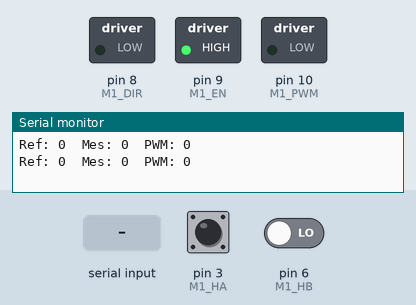
Recording of a sketch running on a simulated Arduino Uno, built with avr-gcc and run on an emulated ATmega328P. On the bench: switched loads named in the sketch (green lamp = pin HIGH), the last lines printed to the serial monitor. The inputs (shaded band) are chosen by the test bench; at power-on: pin 3 (M1_HA) HIGH, pin 6 (M1_HB) LOW.

Above: at 1.2 s.
1.3 s: pin 3 (M1_HA) pulled LOW for 0.15 s
At 1.8 s:
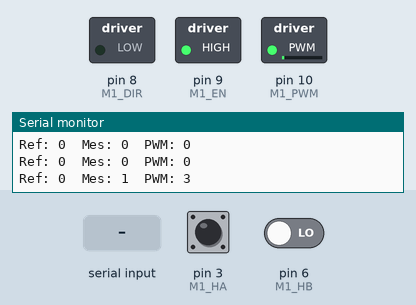
2.9 s: "5\n" received over Serial
At 4.3 s:
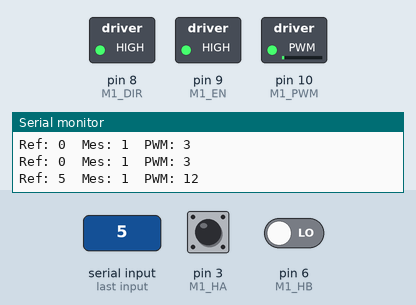
5.4 s: "90\n" received over Serial
At 7.4 s:
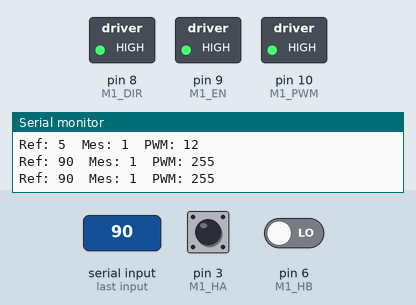
7.9 s: "1,90,45\n" received over Serial
At 9.3 s:
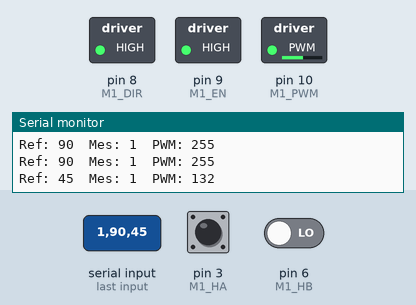
10.4 s: "30,150\n" received over Serial
At 13.2 s:
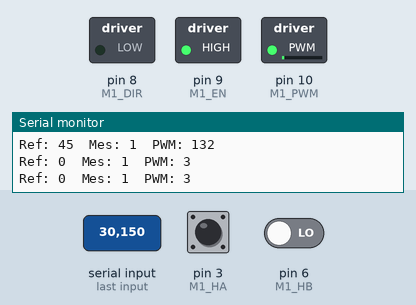
13.4 s: pin 3 (M1_HA) pulled LOW for 1 s
At 14.7 s:
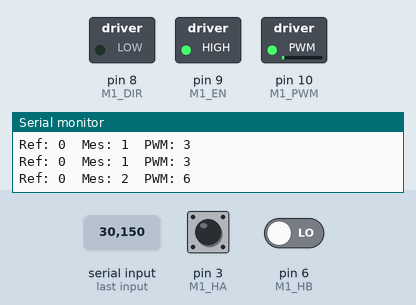
Timing chart, 0 to 16.4 s (numbered marks = the images above; inputs shaded):
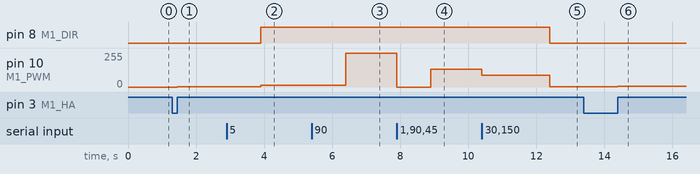

Measured:
- after the input at 1.3 s, pin 10 (M1_PWM): 0/255 → 3/255 after 0.15 s
- after the input at 2.9 s, pin 8 (M1_DIR): LOW → HIGH after 1.0 s; pin 10 (M1_PWM): 3/255 → 12/255 after 1.0 s
- after the input at 5.4 s, pin 10 (M1_PWM): 12/255 → 255/255 after 1.0 s
- after the input at 7.9 s, pin 10 (M1_PWM): 255/255 → 0/255 at once, → 132/255 1.0 s later
- after the input at 10.4 s, pin 8 (M1_DIR): HIGH → LOW after 2.0 s; pin 10 (M1_PWM): 132/255 → 87/255 at once, → 3/255 2.0 s later
- after the input at 13.4 s, pin 10 (M1_PWM): 3/255 → 6/255 after 1.0 s

The sketch:

position_control_bldc.ino
```cpp
/* creado el 01-01-2021 por Gonzalo Olave
 * Control de posicion de un motor BLDC con sensores de efecto hall
 */

#define M1_HA 3// 2
#define M1_HB 6
#define M1_DIR 8
#define M1_EN 9
#define M1_PWM 10

int16_t M1_counter = 0;
int16_t ref = 0;

int16_t pwm_out = 0;
float kp = 3;
unsigned long t = 0;

void setup() {
  // put your setup code here, to run once:
  pinMode(M1_HB, INPUT);
  pinMode(M1_HA, INPUT_PULLUP);
  pinMode(M1_DIR, OUTPUT);
  pinMode(M1_EN, OUTPUT);
  pinMode(M1_PWM, OUTPUT);
  attachInterrupt(digitalPinToInterrupt(M1_HA), HA_ISR, RISING);

  Serial.begin(115200);

  digitalWrite(M1_EN, HIGH);
  digitalWrite(M1_DIR, LOW);

  t = millis();
}

void loop() {
  if (Serial.available()) {
    ref = Serial.parseInt();
    int16_t aux = Serial.parseInt(); // quita el 0 que se lee siempre despues de un parseInt
  }
  int16_t err = ref - M1_counter;
  pwm_out =  (int16_t) err * kp;

  if (pwm_out > 255) pwm_out = 255;
  if (pwm_out < -255) pwm_out = -255;

  if (pwm_out < 0) {
    digitalWrite(M1_DIR, LOW);
    pwm_out = pwm_out * -1;
  }
  else if (pwm_out > 0) digitalWrite(M1_DIR, HIGH);
  analogWrite(M1_PWM, pwm_out);


  if (millis() - t > 500) {
    Serial.print("Ref: ");
    Serial.print(ref);
    Serial.print("\tMes: ");
    Serial.print(M1_counter);
    Serial.print("\tPWM: ");
    Serial.println(pwm_out);
    //digitalWrite(M1_PWM,HIGH);

    t = millis();
  }
}

void HA_ISR() {
  int8_t hb = digitalRead(M1_HB);
  M1_counter += hb ? -1 : 1;
}
```
